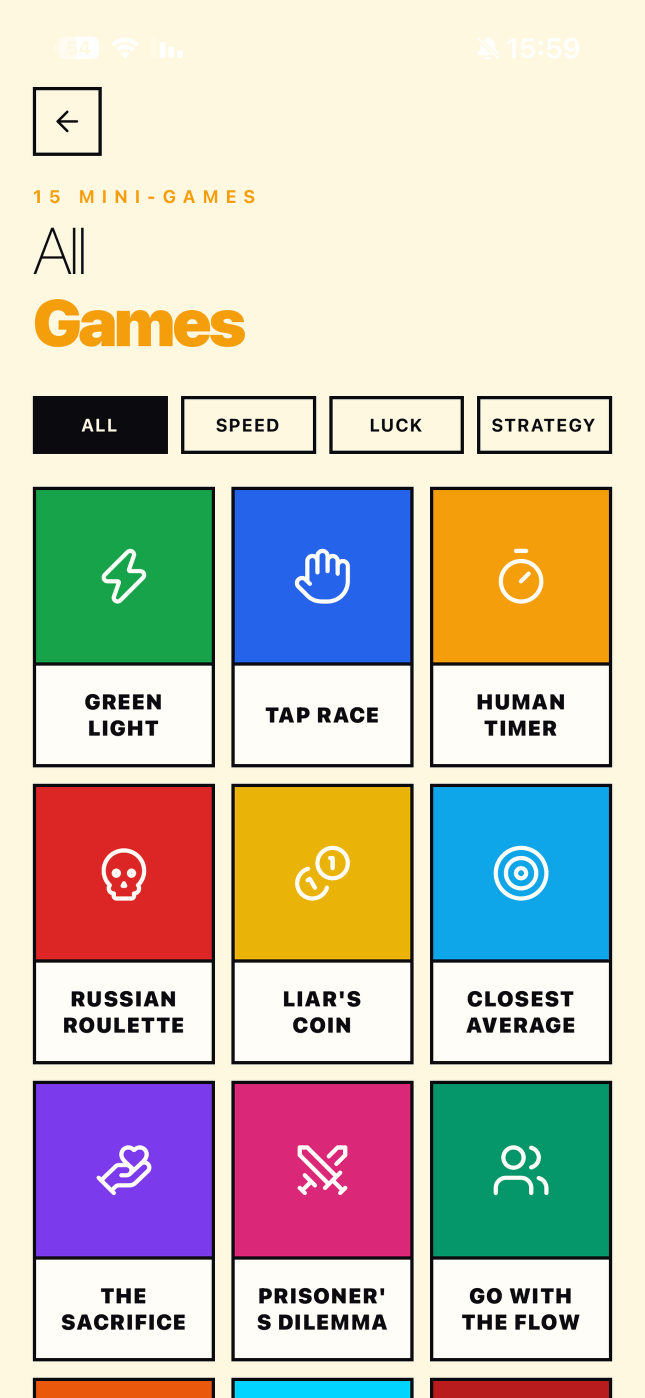
#> input picture docs/store/screenshots/iphone/en-US/02-games.png, 1290 x 2796 px (shown at 1/2 size)
$ python meta-carousel.py
#> lines starting #> are read from the running program, lines starting #| are printed output that depends on the picture
# /// script
# requires-python = ">=3.12"
# dependencies = ["pillow>=10", "numpy>=2"]
# ///
"""Meta / Instagram carousel cards for the Quickle ad test (option 1).

    uv run scripts/meta-carousel.py

Writes 1080x1080 (1:1) PNGs to docs/marketing/carousel/option-1-games-taste/
- Meta renders carousel cards square in most placements - plus the whole
screens (status bar off, native 1290x2646) to docs/marketing/screens/ for
placements that fit a full phone screen. Card 1 is the brand card; the
games card re-lays all 15 catalog tiles as a grid; the room card is the
lobby retouched to three players and four uncut game tiles; the 21,
roulette and sacrifice cards are recomposed - every meaningful element of
the screen, individually shrunk to fit the square - and the auction and
bomb cards stay plain windows. No captions, no phone frame, nothing that
reads as an ad, and nothing on any card hints at alcohol.
"""

from __future__ import annotations

from pathlib import Path

import numpy as np
from PIL import Image, ImageDraw, ImageFilter, ImageFont

REPO = Path(__file__).resolve().parent.parent
SHOTS = REPO / "docs/store/screenshots/iphone/en-US"
FLOW_SHOTS = REPO / "docs/marketing/carousel/option-2-game-flow/shots"  # catalog tiles + extra players
ASSETS = REPO / "frontend/assets"
OUT = REPO / "docs/marketing/carousel/option-1-games-taste"
OUT_FULL = REPO / "docs/marketing/screens"  # the same captures whole (status bar off), native size
STATUS_BAR_PX = 150  # of a 1290x2796 capture: the clock, signal and battery

W = 1080
CREAM = (0xFF, 0xF8, 0xE1)
INK = (0x0A, 0x0A, 0x0F)
AMBER = (0xF5, 0x9E, 0x0B)

FREDOKA = REPO / "docs/marketing/fonts/Fredoka-Variable.ttf"  # the brand's display face (OFL)
ARIAL_BOLD = "/System/Library/Fonts/Supplemental/Arial Bold.ttf"  # matches the app's in-UI sans
SFNS = "/System/Library/Fonts/SFNS.ttf"  # the system face the app itself renders with


# [13 lines left out: functions fredoka, sf, not called in this run]


RAW_W = 1290
WINDOW_H = 1290  # capture rows a 1:1 card shows at full width


# [10 lines left out: function fpaste, not called in this run]


def centered(im: Image.Image, piece_w: int) -> int:
    return (W - piece_w) // 2


# [46 lines left out: functions cpaste, erase_back_button, brand_card, not called in this run]


# ------------------------------------------------------------- games grid
# Tile geometry of the option-2 catalog captures (1179 wide) - kept in
# sync with scripts/meta-carousel-flow.py.

TILE_TOP_ROWS = [(594, 1107), (1137, 1650), (1680, 2193)]
TILE_BOT_ROWS = [(1326, 1839), (1869, 2382)]
TILE_COLS = [(60, 393), (423, 756), (786, 1119)]


# [223 lines left out: functions fix_prisoners_label, games_card, room_card, rename_wren, auction_card, twenty_one_card and 3 more, not called in this run]


def bomb_card() -> Image.Image:
    src = Image.open(SHOTS / "07-flying-bomb.png").convert("RGB")
    return src.crop((0, 580, RAW_W, 580 + WINDOW_H)).resize((W, W), Image.LANCZOS)


FULL_SCREENS = ["02-games.png", "01-room.png", "04-auction.png", "05-twenty-one.png",
                "06-roulette.png", "03-sacrifice.png", "07-flying-bomb.png"]


def full_screen(name: str) -> Image.Image:
    src = Image.open(SHOTS / name).convert("RGB")
    if name == "07-flying-bomb.png":  # the only full screen whose button sits on plain background
        erase_back_button(src)
    return src.crop((0, STATUS_BAR_PX, RAW_W, src.height))


def main() -> None:
    for folder in (OUT, OUT_FULL):
        folder.mkdir(parents=True, exist_ok=True)
        for stale in folder.glob("*.png"):
            stale.unlink()
#> pass 2 of the loop in main, `for folder in (OUT, OUT_FULL):`:
    for i, n in enumerate(FULL_SCREENS, start=2):
        path = OUT_FULL / f"{i:02d}-{Path(n).stem[3:]}.png"
        full_screen(n).save(path, optimize=True)
#> in full_screen, src is the input picture: PIL image 1290x2796 RGB; mean R, G, B 198.6, 191.8, 179.9
#> in full_screen, `return src.crop((0, STATUS_BAR_PX, RAW_W, src.height))`:
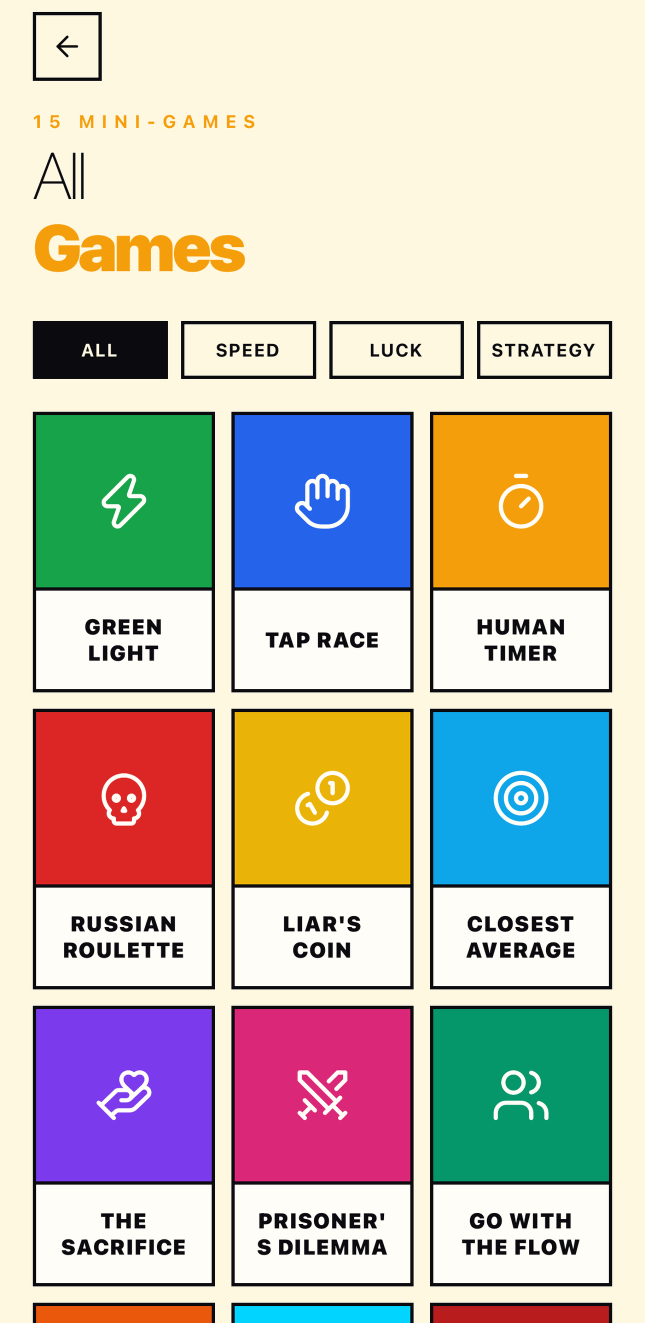
#> returned value: PIL image 1290x2646 RGB (shown at 1/2 size); mean R, G, B 195.4, 188.6, 177.3
        print(path.relative_to(REPO))
#> pass 2 of the loop in main, `for i, n in enumerate(FULL_SCREENS, start=2):`:
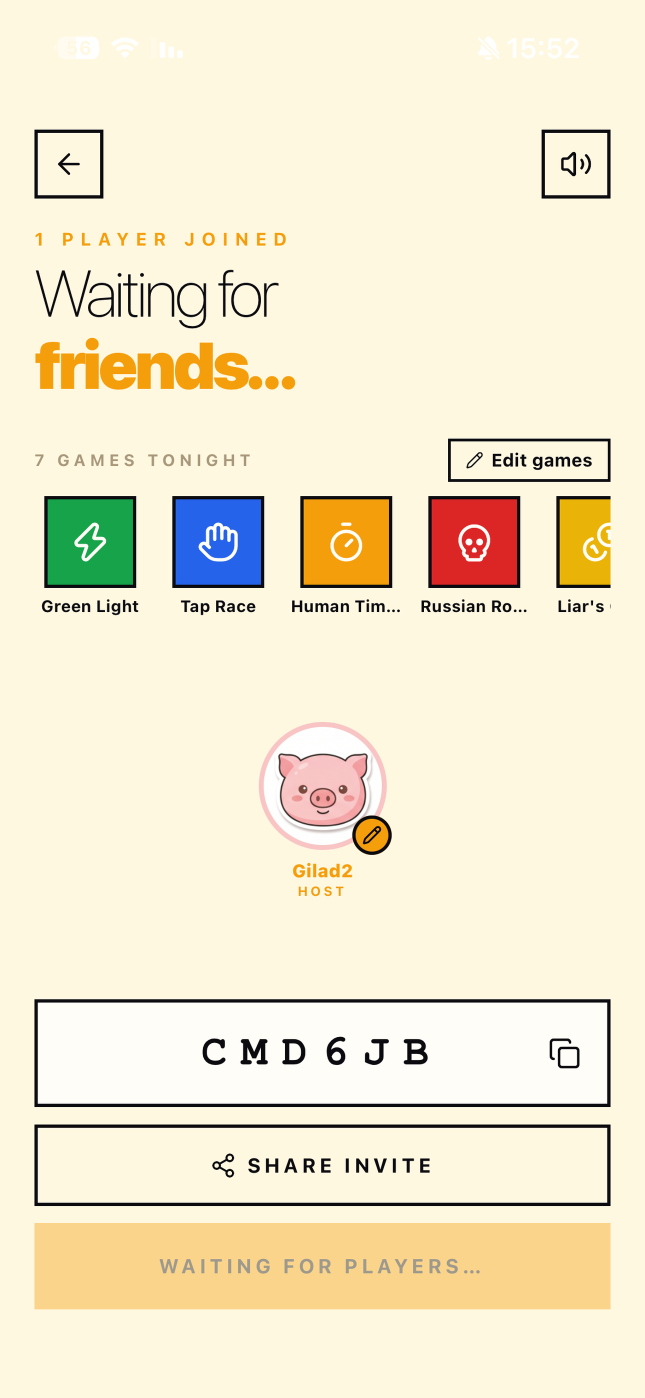
#> input picture docs/store/screenshots/iphone/en-US/01-room.png, 1290 x 2796 px (shown at 1/2 size)
#> in full_screen, src is the input picture: PIL image 1290x2796 RGB; mean R, G, B 243.4, 233.7, 208.3
#> in full_screen (call 2), `return src.crop((0, STATUS_BAR_PX, RAW_W, src.height))`:
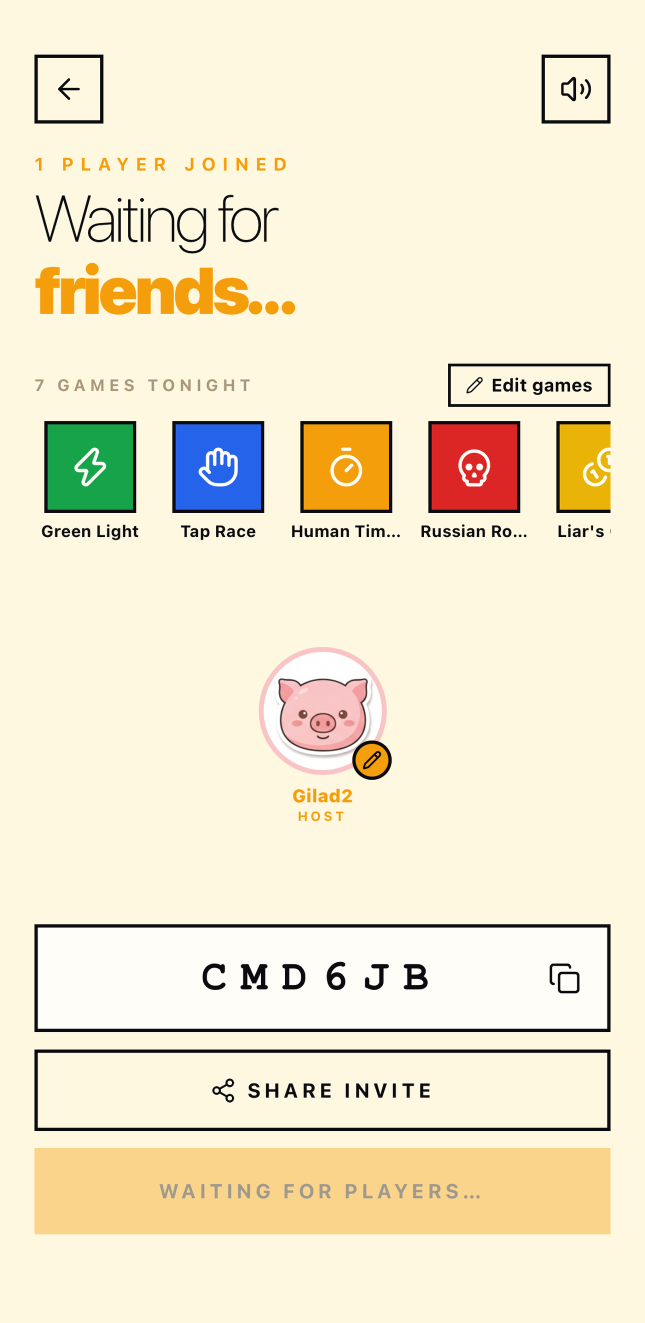
#> returned value: PIL image 1290x2646 RGB (shown at 1/2 size); mean R, G, B 242.8, 232.8, 207.3
    cards = [("01-brand", brand_card()), ("02-games", games_card()), ("03-room", room_card()),
             ("04-auction", auction_card()), ("05-twenty-one", twenty_one_card()),
             ("06-roulette", roulette_card()), ("07-sacrifice", sacrifice_card()),
             ("08-flying-bomb", bomb_card())]
    for slug, im in cards:
        path = OUT / f"{slug}.png"
        im.save(path, optimize=True)
        print(path.relative_to(REPO))


if __name__ == "__main__":
#> (the run stopped early here; a loop or call above may not have finished)
